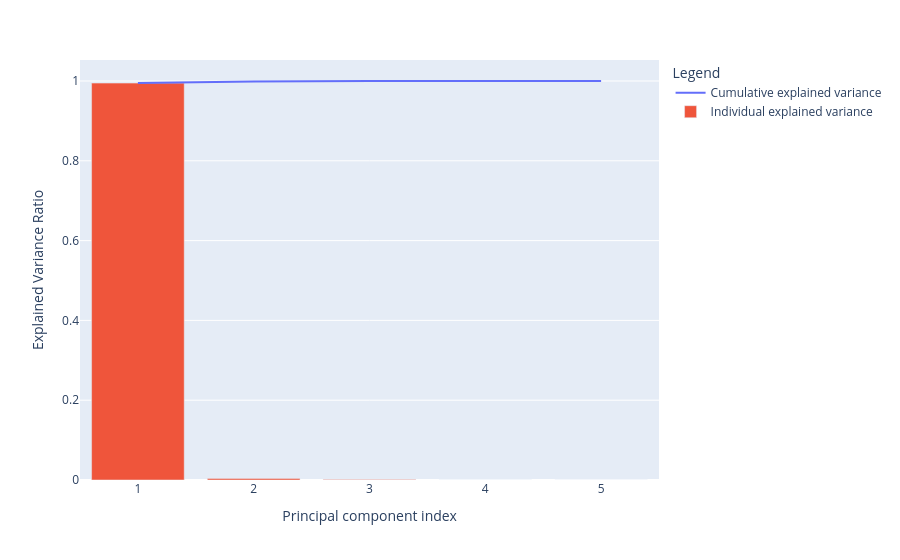

Source (notebook cell):
### Code cell
#@title Plot explained variance
fig = px.line(x=owupca_x, y=np.cumsum(owupca.explained_variance_ratio_), color=px.Constant("Cumulative explained variance"), labels=dict(x="Principal component index", y="Explained Variance Ratio", color="Legend"))
fig.add_bar(x=owupca_x, y=owupca.explained_variance_ratio_, name="Individual explained variance")
fig.show()

### Figure 1 — Plotly figure (JSON) as saved in the notebook; plotly's stock layout.template omitted (floating-point values rounded to 4 significant figures)
{"data": [{"hovertemplate": "Legend=Cumulative explained variance<br>Principal component index=%{x}<br>Explained Variance Ratio=%{y}<extra></extra>", "legendgroup": "Cumulative explained variance", "line": {"color": "#636efa", "dash": "solid"}, "marker": {"symbol": "circle"}, "mode": "lines", "name": "Cumulative explained variance", "orientation": "v", "showlegend": true, "type": "scatter", "x": [1, 2, 3, 4, 5], "xaxis": "x", "y": [0.9947, 0.9987, 0.9997, 1.0, 1.0], "yaxis": "y"}, {"name": "Individual explained variance", "type": "bar", "x": [1, 2, 3, 4, 5], "y": [0.9947, 0.004005, 0.0009867, 0.0002254, 4.609e-05]}], "layout": {"legend": {"title": {"text": "Legend"}, "tracegroupgap": 0}, "margin": {"t": 60}, "xaxis": {"anchor": "y", "domain": [0.0, 1.0], "title": {"text": "Principal component index"}}, "yaxis": {"anchor": "x", "domain": [0.0, 1.0], "title": {"text": "Explained Variance Ratio"}}}}
